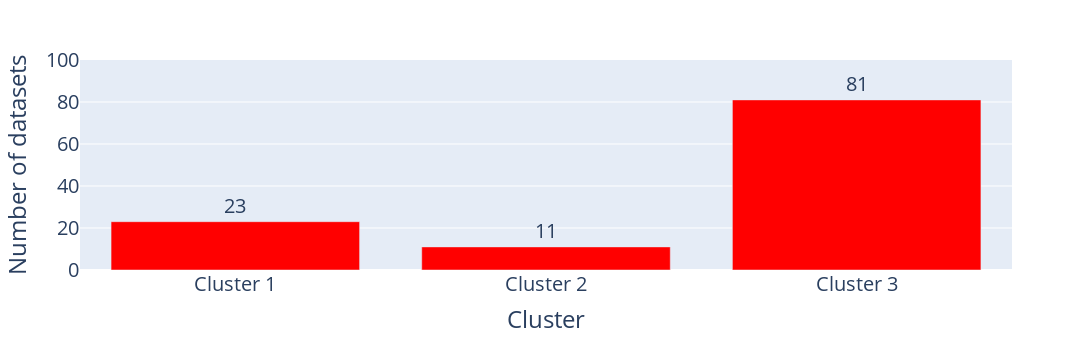

Notebook code cell kept with this figure:
### Markdown cell above
## Cluster distribution
(Runtime: 1s)

### Code cell
#Plot cluster distribution
cluster_c = []
cluster_n = []

for x in range(som_x):
    for y in range(som_y):
        cluster = (x,y)
        if cluster in win_map.keys():
            cluster_c.append(len(win_map[cluster]))
        else:
            cluster_c.append(0)
        cluster_number = x*som_y+y+1
        cluster_n.append(f"Cluster {cluster_number}")

import plotly.express as px

#cluster_c = [round(num,0) for num in cluster_c]

data = {'Cluster':cluster_n,
        'Number of datasets':cluster_c}
  
# Create DataFrame
data = pd.DataFrame(data)


fig = px.bar(data, x='Cluster', y='Number of datasets', text='Number of datasets', height=350, width=1400)
fig.update_traces(texttemplate='%{text}', textposition='outside', marker_color='red')
fig.update_layout(font_size=20, yaxis_range=[0,100])

fig.show()

### Figure 1 — Plotly figure (JSON) as saved in the notebook; plotly's stock layout.template omitted (floating-point values rounded to 4 significant figures)
{"data": [{"alignmentgroup": "True", "hovertemplate": "Cluster=%{x}<br>Number of datasets=%{text}<extra></extra>", "legendgroup": "", "marker": {"color": "red", "pattern": {"shape": ""}}, "name": "", "offsetgroup": "", "orientation": "v", "showlegend": false, "text": [23, 11, 81], "textposition": "outside", "texttemplate": "%{text}", "type": "bar", "x": ["Cluster 1", "Cluster 2", "Cluster 3"], "xaxis": "x", "y": [23, 11, 81], "yaxis": "y"}], "layout": {"barmode": "relative", "font": {"size": 20}, "height": 350, "legend": {"tracegroupgap": 0}, "margin": {"t": 60}, "width": 1400, "xaxis": {"anchor": "y", "domain": [0, 1], "title": {"text": "Cluster"}}, "yaxis": {"anchor": "x", "domain": [0, 1], "range": [0, 100], "title": {"text": "Number of datasets"}}}}
